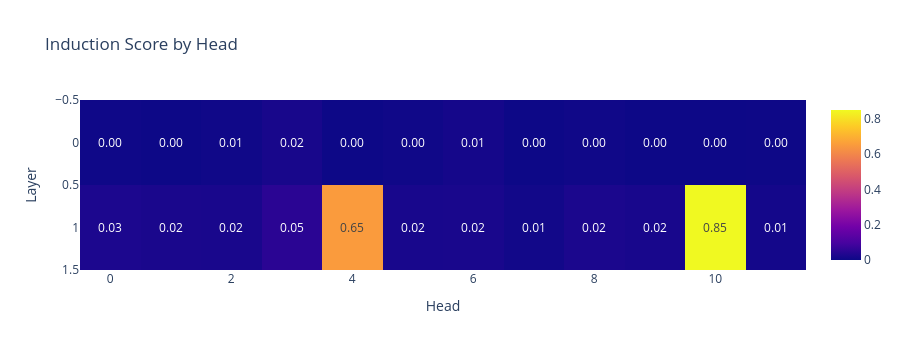

Notebook source saved alongside this figure:
### Code cell
import plotly.express as px
seq_len = 50
batch_size = 10
rep_tokens_10 = generate_repeated_tokens(model, seq_len, batch_size)

# We make a tensor to store the induction score for each head.
# We put it on the model's device to avoid needing to move things between the GPU and CPU,
# which can be slow.
induction_score_store = t.zeros((model.cfg.n_layers, model.cfg.n_heads), device=model.cfg.device)

def induction_score_hook(pattern: Float[Tensor, "batch head_index dest_pos source_pos"], hook: HookPoint):
  """
  Calculates the induction score, and stores it in the [layer, head] position of the
  `induction_score_store` tensor.
  """
  rprint(pattern.shape)
  induction_stripe = pattern.diagonal(dim1=-2, dim2=-1, offset=1 - seq_len)
  induction_score = einops.reduce(induction_stripe, "batch head_index position -> head_index", "mean")
  induction_score_store[hook.layer()] = induction_score


# We make a boolean filter on activation names, that's true only on attention pattern names
pattern_hook_names_filter = lambda name: name.endswith("pattern")

# Run with hooks (this is where we write to the `induction_score_store` tensor`)
model.run_with_hooks(
    rep_tokens_10,
    return_type=None,  # For efficiency, we don't need to calculate the logits
    fwd_hooks=[(pattern_hook_names_filter, induction_score_hook)],
)

# Plot the induction scores for each head in each layer
fig = px.imshow(
    induction_score_store.detach().cpu().numpy(),
    labels={"x": "Head", "y": "Layer"},
    title="Induction Score by Head",
    text_auto=".2f",
    aspect="auto",
)
fig.update_layout(width=900, height=350)
fig.show()

### Figure 1 — Plotly figure (JSON) as saved in the notebook; plotly's stock layout.template omitted (floating-point values rounded to 4 significant figures)
{"data": [{"coloraxis": "coloraxis", "hovertemplate": "Head: %{x}<br>Layer: %{y}<br>color: %{z}<extra></extra>", "name": "0", "texttemplate": "%{z:.2f}", "type": "heatmap", "xaxis": "x", "yaxis": "y", "z": [[0.002737, 0.0007455, 0.005358, 0.01758, 0.0005825, 0.004534, 0.01274, 1.117e-09, 0.00485, 0.0001555, 0.0007344, 0.001135], [0.0256, 0.02111, 0.01925, 0.04814, 0.6509, 0.01888, 0.01986, 0.00888, 0.02356, 0.01845, 0.8496, 0.01121]]}], "layout": {"coloraxis": {"colorscale": [[0, "#0d0887"], [0.1111, "#46039f"], [0.2222, "#7201a8"], [0.3333, "#9c179e"], [0.4444, "#bd3786"], [0.5556, "#d8576b"], [0.6667, "#ed7953"], [0.7778, "#fb9f3a"], [0.8889, "#fdca26"], [1, "#f0f921"]]}, "height": 350, "title": {"text": "Induction Score by Head"}, "width": 900, "xaxis": {"anchor": "y", "domain": [0, 1], "title": {"text": "Head"}}, "yaxis": {"anchor": "x", "autorange": "reversed", "domain": [0, 1], "title": {"text": "Layer"}}}}
